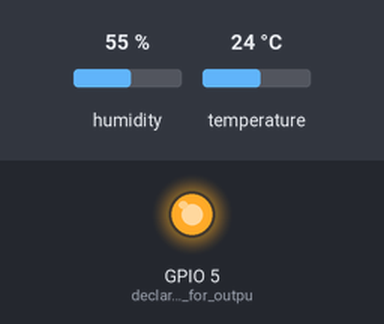
A sketch run on a simulated ESP8266 (NodeMCU). Shown: output pins drawn as LEDs (lit = HIGH). The inputs (shaded band) are chosen by the test bench; at power-on: humidity 55 %, temperature 24 °C. WiFi joins after 1.5 s; servers stay silent unless stated; what the sketch prints to the serial monitor is not drawn. At 1.8 s the program puts the board to deep sleep or switches it off; the recording ends there.

Above: at 0.1 s.
At 1.67 s:
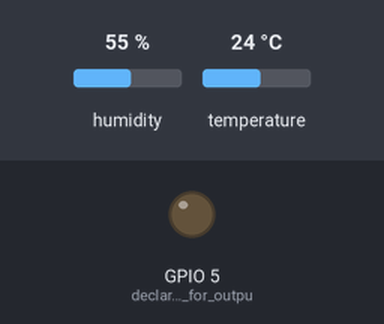
Timing chart, 0 to 1.8 s (numbered marks = the images above):
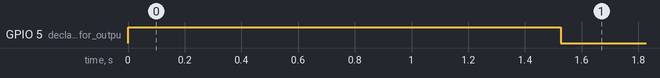

Measured:
- by itself, GPIO 5 (declaring_pin_5_for_outpu): LOW → HIGH at 0.00 s, → LOW 1.5 s later

The sketch:

dht11_Code.ino
```cpp
#include "DHT.h"                                                   //including DHT11 library
#define DHTTYPE DHT11                                              //defining DHT type
#include <ESP8266WiFi.h>                                           //including ESP8266 library for connecting purpose of WIFI to nodemcu
#include <ArduinoJson.h>                                           //including ArduinoJson library
#include <FirebaseESP8266.h>                                       //including FirebaseESP8266 library for working purpose with google firebase

#define FIREBASE_HOST "mini-project-c9d9c-default-rtdb.firebaseio.com"   //defining firebase host or project name of firebase
#define FIREBASE_AUTH "Sj8v5vrVmtfH8vvN3oBJkCg2JnUGSLKtYi7K7ol4"         //defining secret code of the firebase project
FirebaseData firebaseData;                                              // Declare the Firebase Data object in the global scope
DHT dht(4,DHTTYPE);                                  //declaring the DHT data object for connecting digital pin 2(Aurduino pin 4) of nodemcu to dht11 for receiving data
void setup() {
  // put your setup code here, to run once:
unsigned long init_time=millis();                          //For observing time

dht.begin();
Serial.begin(9600);           //for printing data on serial monitor
pinMode(5,OUTPUT);             //declaring pin 5 for output
Serial.println("Humidity and temperature\n\n");

digitalWrite(5,HIGH);                             //PIN at HIGH logic
WiFi.begin("Supriyo","su123456789");              //WIFI name and password
while(WiFi.status()!=WL_CONNECTED)               //untill modemcu connected to wifi
{
  Serial.print("....  ");
 delay(500);

}
//Serial.println();
Serial.println("Nodemcu is connected!");   //when nodemcu get connected

Firebase.begin(FIREBASE_HOST,FIREBASE_AUTH);   //connecting with firebase
Serial.println(millis()-init_time);            //provide time for completion upto firebase connection


float h=dht.readHumidity();                   //to read humudity from dht11
float t=dht.readTemperature();                //to read temperature in celcius from DHT11
if (isnan(h)|| isnan(t))              //to check whether reading of data from DHT11 is a success or not
{
  Serial.println("Failed to read from DHT sensor");
  return;
}
Serial.print("current Humidity=");
Serial.print(h);                                    //printing humidity on serial monitor
Serial.print("  and ");
Serial.print("temperature=");
Serial.print(t);                                 //printing temperature on serial monitor
Serial.println("'c");
digitalWrite(5,LOW);                              //pin 5 at low logic

Firebase.pushFloat(firebaseData, "SUPRIYO/Humidity", h);    //puhsing humidity value to databse
Firebase.pushFloat(firebaseData, "SUPRIYO/Temperature", t);    //pushing temperature to database

Serial.println(millis()-init_time);

Serial.println("going to deep sleep for 59 minutes and 45 seconds");
ESP.deepSleep(3585e6);     //going for deep sleep

}
void loop()
{
}
```
